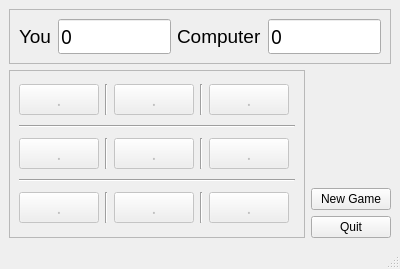
<?xml version="1.0" encoding="UTF-8"?>
<ui version="4.0">
 <class>MainWindow</class>
 <widget class="QMainWindow" name="MainWindow">
  <property name="geometry">
   <rect>
    <x>0</x>
    <y>0</y>
    <width>400</width>
    <height>269</height>
   </rect>
  </property>
  <property name="windowTitle">
   <string>Tic Tac Toe</string>
  </property>
  <widget class="QWidget" name="centralwidget">
   <layout class="QGridLayout" name="gridLayout_2">
    <item row="0" column="0" colspan="2">
     <widget class="QFrame" name="frame_2">
      <property name="frameShape">
       <enum>QFrame::StyledPanel</enum>
      </property>
      <property name="frameShadow">
       <enum>QFrame::Raised</enum>
      </property>
      <layout class="QHBoxLayout" name="horizontalLayout_3">
       <item>
        <layout class="QHBoxLayout" name="horizontalLayout_2">
         <item>
          <widget class="QLabel" name="lblUserMarker">
           <property name="font">
            <font>
             <pointsize>14</pointsize>
            </font>
           </property>
           <property name="text">
            <string>You</string>
           </property>
          </widget>
         </item>
         <item>
          <widget class="QLineEdit" name="scoreUser">
           <property name="font">
            <font>
             <family>Segoe Print</family>
             <pointsize>14</pointsize>
             <weight>50</weight>
             <bold>false</bold>
            </font>
           </property>
           <property name="text">
            <string>0</string>
           </property>
           <property name="readOnly">
            <bool>true</bool>
           </property>
          </widget>
         </item>
        </layout>
       </item>
       <item>
        <layout class="QHBoxLayout" name="horizontalLayout">
         <item>
          <widget class="QLabel" name="lblComputerMarker">
           <property name="font">
            <font>
             <pointsize>14</pointsize>
            </font>
           </property>
           <property name="text">
            <string>Computer</string>
           </property>
          </widget>
         </item>
         <item>
          <widget class="QLineEdit" name="scoreComputer">
           <property name="font">
            <font>
             <family>Segoe Print</family>
             <pointsize>14</pointsize>
             <weight>50</weight>
             <bold>false</bold>
            </font>
           </property>
           <property name="text">
            <string>0</string>
           </property>
           <property name="readOnly">
            <bool>true</bool>
           </property>
          </widget>
         </item>
        </layout>
       </item>
      </layout>
     </widget>
    </item>
    <item row="1" column="0">
     <widget class="QFrame" name="frame">
      <property name="font">
       <font>
        <pointsize>10</pointsize>
        <weight>75</weight>
        <bold>true</bold>
       </font>
      </property>
      <property name="frameShape">
       <enum>QFrame::StyledPanel</enum>
      </property>
      <property name="frameShadow">
       <enum>QFrame::Sunken</enum>
      </property>
      <layout class="QGridLayout" name="gridLayout">
       <item row="0" column="0">
        <widget class="QPushButton" name="btnPos1">
         <property name="enabled">
          <bool>false</bool>
         </property>
         <property name="font">
          <font>
           <family>MV Boli</family>
           <pointsize>12</pointsize>
           <weight>50</weight>
           <bold>false</bold>
          </font>
         </property>
         <property name="text">
          <string>.</string>
         </property>
        </widget>
       </item>
       <item row="2" column="1">
        <widget class="Line" name="line_5">
         <property name="orientation">
          <enum>Qt::Vertical</enum>
         </property>
        </widget>
       </item>
       <item row="2" column="4">
        <widget class="QPushButton" name="btnPos6">
         <property name="enabled">
          <bool>false</bool>
         </property>
         <property name="font">
          <font>
           <family>MV Boli</family>
           <pointsize>12</pointsize>
           <weight>50</weight>
           <bold>false</bold>
          </font>
         </property>
         <property name="text">
          <string>.</string>
         </property>
        </widget>
       </item>
       <item row="4" column="3">
        <widget class="Line" name="line_19">
         <property name="orientation">
          <enum>Qt::Vertical</enum>
         </property>
        </widget>
       </item>
       <item row="0" column="3">
        <widget class="Line" name="line_18">
         <property name="orientation">
          <enum>Qt::Vertical</enum>
         </property>
        </widget>
       </item>
       <item row="1" column="0" colspan="6">
        <widget class="Line" name="line">
         <property name="orientation">
          <enum>Qt::Horizontal</enum>
         </property>
        </widget>
       </item>
       <item row="2" column="0">
        <widget class="QPushButton" name="btnPos4">
         <property name="enabled">
          <bool>false</bool>
         </property>
         <property name="font">
          <font>
           <family>MV Boli</family>
           <pointsize>12</pointsize>
           <weight>50</weight>
           <bold>false</bold>
          </font>
         </property>
         <property name="text">
          <string>.</string>
         </property>
        </widget>
       </item>
       <item row="2" column="3">
        <widget class="Line" name="line_4">
         <property name="orientation">
          <enum>Qt::Vertical</enum>
         </property>
        </widget>
       </item>
       <item row="3" column="0" colspan="6">
        <widget class="Line" name="line_2">
         <property name="orientation">
          <enum>Qt::Horizontal</enum>
         </property>
        </widget>
       </item>
       <item row="0" column="1">
        <widget class="Line" name="line_3">
         <property name="orientation">
          <enum>Qt::Vertical</enum>
         </property>
        </widget>
       </item>
       <item row="0" column="2">
        <widget class="QPushButton" name="btnPos2">
         <property name="enabled">
          <bool>false</bool>
         </property>
         <property name="font">
          <font>
           <family>MV Boli</family>
           <pointsize>12</pointsize>
           <weight>50</weight>
           <bold>false</bold>
          </font>
         </property>
         <property name="text">
          <string>.</string>
         </property>
        </widget>
       </item>
       <item row="4" column="0">
        <widget class="QPushButton" name="btnPos7">
         <property name="enabled">
          <bool>false</bool>
         </property>
         <property name="font">
          <font>
           <family>MV Boli</family>
           <pointsize>12</pointsize>
           <weight>50</weight>
           <bold>false</bold>
          </font>
         </property>
         <property name="text">
          <string>.</string>
         </property>
        </widget>
       </item>
       <item row="0" column="4">
        <widget class="QPushButton" name="btnPos3">
         <property name="enabled">
          <bool>false</bool>
         </property>
         <property name="font">
          <font>
           <family>MV Boli</family>
           <pointsize>12</pointsize>
           <weight>50</weight>
           <bold>false</bold>
          </font>
         </property>
         <property name="text">
          <string>.</string>
         </property>
        </widget>
       </item>
       <item row="2" column="2">
        <widget class="QPushButton" name="btnPos5">
         <property name="enabled">
          <bool>false</bool>
         </property>
         <property name="font">
          <font>
           <family>MV Boli</family>
           <pointsize>12</pointsize>
           <weight>50</weight>
           <bold>false</bold>
          </font>
         </property>
         <property name="text">
          <string>.</string>
         </property>
        </widget>
       </item>
       <item row="4" column="1">
        <widget class="Line" name="line_11">
         <property name="orientation">
          <enum>Qt::Vertical</enum>
         </property>
        </widget>
       </item>
       <item row="4" column="4">
        <widget class="QPushButton" name="btnPos9">
         <property name="enabled">
          <bool>false</bool>
         </property>
         <property name="font">
          <font>
           <family>MV Boli</family>
           <pointsize>12</pointsize>
           <weight>50</weight>
           <bold>false</bold>
          </font>
         </property>
         <property name="text">
          <string>.</string>
         </property>
        </widget>
       </item>
       <item row="4" column="2">
        <widget class="QPushButton" name="btnPos8">
         <property name="enabled">
          <bool>false</bool>
         </property>
         <property name="font">
          <font>
           <family>MV Boli</family>
           <pointsize>12</pointsize>
           <weight>50</weight>
           <bold>false</bold>
          </font>
         </property>
         <property name="text">
          <string>.</string>
         </property>
        </widget>
       </item>
      </layout>
     </widget>
    </item>
    <item row="1" column="1">
     <layout class="QVBoxLayout" name="verticalLayout">
      <item>
       <spacer name="verticalSpacer_2">
        <property name="orientation">
         <enum>Qt::Vertical</enum>
        </property>
        <property name="sizeHint" stdset="0">
         <size>
          <width>20</width>
          <height>40</height>
         </size>
        </property>
       </spacer>
      </item>
      <item>
       <widget class="QPushButton" name="btnNewGame">
        <property name="text">
         <string>New Game</string>
        </property>
       </widget>
      </item>
      <item>
       <widget class="QPushButton" name="btnQuit">
        <property name="text">
         <string>Quit</string>
        </property>
       </widget>
      </item>
     </layout>
    </item>
   </layout>
   <widget class="QLabel" name="lblMarker1">
    <property name="geometry">
     <rect>
      <x>30</x>
      <y>50</y>
      <width>16</width>
      <height>16</height>
     </rect>
    </property>
    <property name="font">
     <font>
      <pointsize>14</pointsize>
     </font>
    </property>
    <property name="text">
     <string/>
    </property>
   </widget>
   <widget class="QLabel" name="lblMarker2">
    <property name="geometry">
     <rect>
      <x>190</x>
      <y>50</y>
      <width>16</width>
      <height>16</height>
     </rect>
    </property>
    <property name="font">
     <font>
      <pointsize>14</pointsize>
     </font>
    </property>
    <property name="text">
     <string/>
    </property>
   </widget>
  </widget>
  <widget class="QMenuBar" name="menubar">
   <property name="geometry">
    <rect>
     <x>0</x>
     <y>0</y>
     <width>400</width>
     <height>21</height>
    </rect>
   </property>
  </widget>
  <widget class="QStatusBar" name="statusBar"/>
 </widget>
 <resources/>
 <connections/>
</ui>
